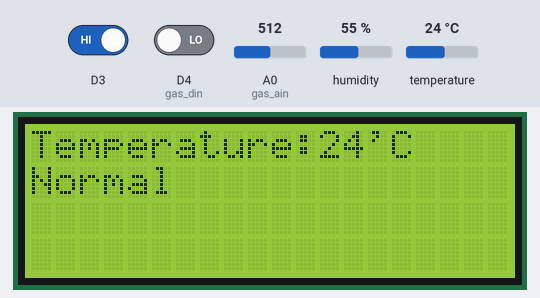
Recording of a sketch running on a simulated ESP8266 (Wemos D1 mini). On the bench: 20×4 character LCD. The inputs (shaded band) are chosen by the test bench; at power-on: humidity 55 %, D3 HIGH, temperature 24 °C, D4 (gas_din) LOW, A0 (gas_ain) = 512. WiFi joins after 1.5 s; servers stay silent unless stated; uploads are accepted with an empty reply; what the sketch prints to the serial monitor is not drawn.

Above: at 9.1 s.
9.2 s: humidity set to 58 %
At 22.5 s:
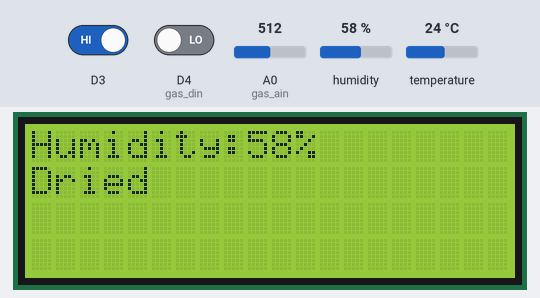
23.0 s: humidity set to 61 %
At 31.9 s:
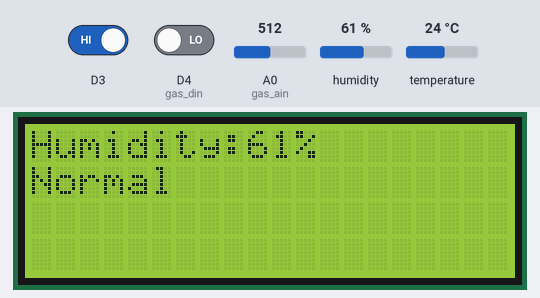
36.0 s: D3 driven LOW
At 45.4 s:
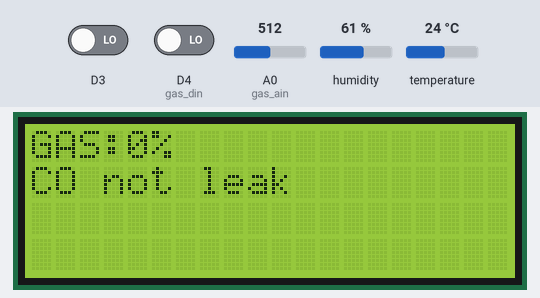
49.9 s: temperature set to 12 °C
At 59.6 s:
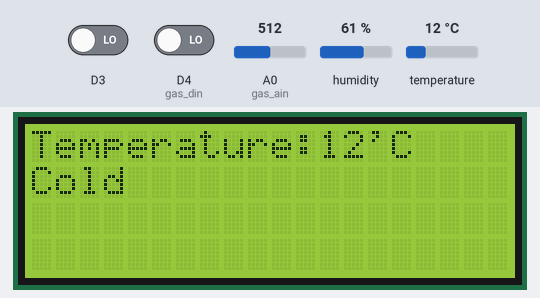
62.9 s: temperature set to 33 °C
At 68.9 s:
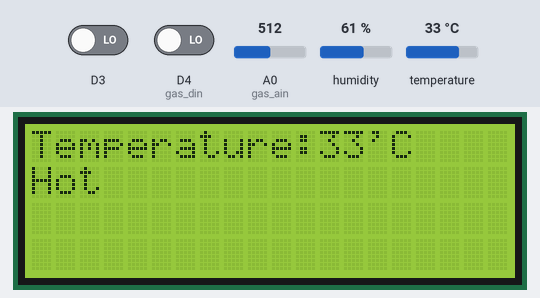
72.9 s: humidity set to 88 %
At 82.5 s:
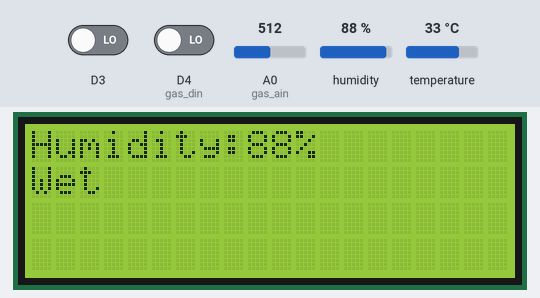
Timing chart, 0 to 84.0 s (numbered marks = the images above; inputs shaded):
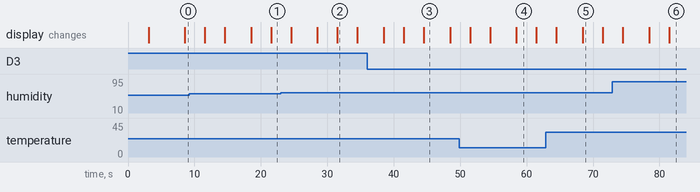

Measured:
- the behaviour switches between 59 and 60 % on humidity (found by bisection; images 1 and 2)
- after the input at 23.0 s, the display: first differs from a run without the input after 8.5 s (image 2)
- after the input at 36.0 s, the display: first differs from a run without the input after 8.5 s (image 3)
- after the input at 49.9 s, the display: first differs from a run without the input after 8.6 s (image 4)
- after the input at 62.9 s, the display: first differs from a run without the input after 5.5 s (image 5)
- after the input at 72.9 s, the display: first differs from a run without the input after 8.5 s (image 6)
- what the display in image 2 shows lasts 3.0 s, from 31.5 s to 34.5 s

The sketch:

__SCRUM.ino
```cpp
//YWROBOT
//Compatible with the Arduino IDE 1.0
//Library version:1.1
/////////////////////
//WeMos D1 R2 mini///
/////////////////////
#include <Wire.h>
#include "DHT.h"
#include <LiquidCrystal_I2C.h>
#include <ESP8266HTTPClient.h>
#include <ESP8266WiFi.h>
#include <ArduinoJson.h>
#include <WiFiClientSecure.h>

const String host = "airsniffer.org";
const int httpsPort = 443;
String url = "/api/pollutantvalues";
WiFiClientSecure client;
LiquidCrystal_I2C lcd(0x27,20,4);  // set the LCD address to 0x27 for a 16 chars and 2 line display

const int DHTPIN = D0;       //Đọc dữ liệu từ DHT11 ở chân 2 trên mạch Arduino
const int DHTTYPE = DHT11;  //Khai báo loại cảm biến, có 2 loại là DHT11 và DHT22
DHT dht(DHTPIN, DHTTYPE);
int gas_din=D4;
int gas_ain=A0;
int ad_value;

void setup()
{
  Serial.begin(9600);
  dht.begin();         // Khởi động cảm biến
  lcd.init();                      // initialize the lcd
  // Print a message to the LCD.
  lcd.backlight();
  lcd.setCursor(5,0);
  lcd.print("ZERO 9");
  delay(3000);
  lcd.clear();
  lcd.setCursor(2,0);
  lcd.print("One for Nine");
  lcd.setCursor(2,1);
  lcd.print("Nine for One");
  delay(3000);
  pinMode(gas_din,INPUT);
  pinMode(gas_ain,INPUT);
  WiFi.begin("TechMaster", "21112017");
  while (WiFi.status() != WL_CONNECTED) {  //Wait for the WiFI connection completion
    delay(500);
    Serial.println("Waiting for connection");
  }


}


void loop()
{
  int h = dht.readHumidity();    //Đọc độ ẩm
  int t = dht.readTemperature(); //Đọc nhiệt độ
  int f = dht.readTemperature(true);
  ad_value=analogRead(gas_ain);
  ad_value = 0;///set hard gas

  StaticJsonBuffer<1000> JSONbuffer;   //Declaring static JSON buffer
    JsonObject& JSgps = JSONbuffer.createObject();
    JsonObject& JSgpsLocation = JSONbuffer.createObject();
    JsonObject& JSsum = JSONbuffer.createObject();
    JsonObject& JSvalues = JSONbuffer.createObject();
    JsonObject& JSTS1 = JSONbuffer.createObject();
    JsonObject& JSTS11 = JSONbuffer.createObject();
    JsonObject& JSTS2 = JSONbuffer.createObject();
    JsonObject& JSTS22 = JSONbuffer.createObject();
    JsonObject& JSTS3 = JSONbuffer.createObject();
    JsonObject& JSTS33 = JSONbuffer.createObject();
    JsonObject& JSTS4 = JSONbuffer.createObject();
    JsonObject& JSTS44 = JSONbuffer.createObject();


    JSgpsLocation["sourceId"] = "kckUd7LtaQ";
    JSgpsLocation["macAddress"] = "00-00-00-00-00-04";
    JSgps["latitude"] = "10.870385";
    JSgps["longitude"] = "106.80308";
    JSgpsLocation["gpsLocation"] = JSgps;
    JSsum["source"] = JSgpsLocation;

    JSTS11["value"] = h;
    JSTS22["value"] = t;
    JSTS33["value"] = ad_value;
    JSTS44["value"] = ad_value;


    JSTS1["code"] = "HUM";
    JSTS1["sensor"] = "Plan Tower";
    JSTS1["value"] = JSTS11;
    JSTS2["code"] = "TEMP";
    JSTS2["sensor"] = "Plan Tower";
    JSTS2["value"] = JSTS22;
    JSTS3["code"] = "PM2.5";
    JSTS3["sensor"] = "Plan Tower";
    JSTS3["value"] = JSTS33;
    JSTS4["code"] = "PM10";
    JSTS4["sensor"] = "Plan Tower";
    JSTS4["value"] = JSTS44;

    JsonArray& values = JSsum.createNestedArray("values"); //JSON array
    values.add(JSTS1);
    values.add(JSTS2);
    values.add(JSTS3);
    values.add(JSTS4);

    String JSONmessageBuffer;
    JSsum.prettyPrintTo(JSONmessageBuffer);
    Serial.println(JSONmessageBuffer);
    String a = String(JSONmessageBuffer);
  if (WiFi.status() == WL_CONNECTED) { //Check WiFi connection status

    if (!client.connect(host, httpsPort)) {
      Serial.println("connection failed");
      return;
    }
    Serial.println("Success");
  }
  client.print("POST /api/pollutantvalues HTTP/1.1\n");
  client.print("Host: airsniffer.org\n");
  client.print("Connection: close\n");
  client.print("Content-Type: application/json\n");
  client.print("Content-Length: ");
  client.print(a.length());
  client.print("\n\n");
  client.print(a);

  String str = client.readStringUntil('\n');
  Serial.print(str);

  if (isnan(h) || isnan(t) || isnan(f)) {
    lcd.setCursor(1,0);
    lcd.print("Failed to read from DHT sensor!");
    Serial.println("Failed to read from DHT sensor!");
    return;
  }
  String Temperature = "Temperature:" + String(t) + "'C";
  String Humidity = "Humidity:" + String(h) + "%";
  String Gas = "GAS:"+String(ad_value)+"%";
  String StateH="Normal";//////Trang thai canh bao Do Am
  String StateT="Normal";//////Trang thai canh bao Nhiet Do
  String StateG="CO not leak";
      if(t < 20)
        {
          StateT = "Cold";//////////Luu trang thai hien tai dang xay ra cua nhiet do
        }
      if(t > 30)
        {
          StateT = "Hot";///////////Luu trang thai hien tai dang xay ra cua nhiet do
        }
      if(h > 85)
        {
          StateH = "Wet";///////////Luu trang thai hien tai dang xay ra cua do am
        }
      if(h < 60)
        {
          StateH = "Dried";////////Luu trang thai hien tai dang xay ra cua do am
        }
      if(digitalRead(digitalRead(gas_din) == HIGH))
        {
          StateG = "CO leak";
        }
   lcd.clear();
   lcd.setCursor(0,0);
   lcd.print(Temperature);/////Hien thi lcd trang thai canh bao nhiet do
   lcd.setCursor(0,1);
   lcd.print(StateT);/////Hien thi lcd trang thai canh bao nhiet do
   delay(3000);
   lcd.clear();
   lcd.setCursor(0,0);
   lcd.print(Humidity);/////Hien thi lcd trang thai canh bao nhiet do
   lcd.setCursor(0,1);
   lcd.print(StateH);/////Hien thi lcd trang thai canh bao nhiet do
   delay(3000);
   lcd.clear();
   lcd.setCursor(0,0);
   lcd.print(Gas);/////Hien thi lcd trang thai canh bao nhiet do
   lcd.setCursor(0,1);
   lcd.print(StateG);/////Hien thi lcd trang thai canh bao nhiet do
   delay(3000);


  /*Serial.print("Nhiet do: ");
  Serial.println(t);               //Xuất nhiệt độ
  Serial.print("Do am: ");
  Serial.println(h);               //Xuất độ ẩm

  Serial.println();                //Xuống hàng
  delay(1000);*/
}
```
